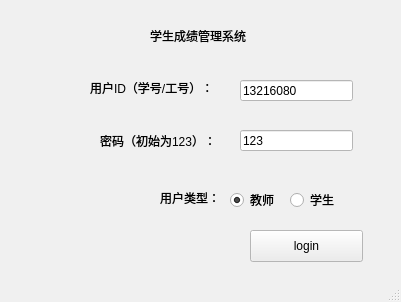
<?xml version="1.0" encoding="UTF-8"?>
<ui version="4.0">
 <class>MainWindow</class>
 <widget class="QMainWindow" name="MainWindow">
  <property name="geometry">
   <rect>
    <x>0</x>
    <y>0</y>
    <width>401</width>
    <height>302</height>
   </rect>
  </property>
  <property name="palette">
   <palette>
    <active>
     <colorrole role="WindowText">
      <brush brushstyle="SolidPattern">
       <color alpha="255">
        <red>0</red>
        <green>0</green>
        <blue>0</blue>
       </color>
      </brush>
     </colorrole>
     <colorrole role="Button">
      <brush brushstyle="SolidPattern">
       <color alpha="209">
        <red>237</red>
        <green>237</green>
        <blue>237</blue>
       </color>
      </brush>
     </colorrole>
     <colorrole role="Light">
      <brush brushstyle="SolidPattern">
       <color alpha="209">
        <red>255</red>
        <green>255</green>
        <blue>255</blue>
       </color>
      </brush>
     </colorrole>
     <colorrole role="Midlight">
      <brush brushstyle="SolidPattern">
       <color alpha="209">
        <red>246</red>
        <green>246</green>
        <blue>246</blue>
       </color>
      </brush>
     </colorrole>
     <colorrole role="Dark">
      <brush brushstyle="SolidPattern">
       <color alpha="209">
        <red>118</red>
        <green>118</green>
        <blue>118</blue>
       </color>
      </brush>
     </colorrole>
     <colorrole role="Mid">
      <brush brushstyle="SolidPattern">
       <color alpha="209">
        <red>158</red>
        <green>158</green>
        <blue>158</blue>
       </color>
      </brush>
     </colorrole>
     <colorrole role="Text">
      <brush brushstyle="SolidPattern">
       <color alpha="255">
        <red>0</red>
        <green>0</green>
        <blue>0</blue>
       </color>
      </brush>
     </colorrole>
     <colorrole role="BrightText">
      <brush brushstyle="SolidPattern">
       <color alpha="255">
        <red>255</red>
        <green>255</green>
        <blue>255</blue>
       </color>
      </brush>
     </colorrole>
     <colorrole role="ButtonText">
      <brush brushstyle="SolidPattern">
       <color alpha="255">
        <red>0</red>
        <green>0</green>
        <blue>0</blue>
       </color>
      </brush>
     </colorrole>
     <colorrole role="Base">
      <brush brushstyle="SolidPattern">
       <color alpha="255">
        <red>255</red>
        <green>255</green>
        <blue>255</blue>
       </color>
      </brush>
     </colorrole>
     <colorrole role="Window">
      <brush brushstyle="SolidPattern">
       <color alpha="209">
        <red>237</red>
        <green>237</green>
        <blue>237</blue>
       </color>
      </brush>
     </colorrole>
     <colorrole role="Shadow">
      <brush brushstyle="SolidPattern">
       <color alpha="255">
        <red>0</red>
        <green>0</green>
        <blue>0</blue>
       </color>
      </brush>
     </colorrole>
     <colorrole role="AlternateBase">
      <brush brushstyle="SolidPattern">
       <color alpha="232">
        <red>246</red>
        <green>246</green>
        <blue>246</blue>
       </color>
      </brush>
     </colorrole>
     <colorrole role="ToolTipBase">
      <brush brushstyle="SolidPattern">
       <color alpha="255">
        <red>255</red>
        <green>255</green>
        <blue>220</blue>
       </color>
      </brush>
     </colorrole>
     <colorrole role="ToolTipText">
      <brush brushstyle="SolidPattern">
       <color alpha="255">
        <red>0</red>
        <green>0</green>
        <blue>0</blue>
       </color>
      </brush>
     </colorrole>
    </active>
    <inactive>
     <colorrole role="WindowText">
      <brush brushstyle="SolidPattern">
       <color alpha="255">
        <red>0</red>
        <green>0</green>
        <blue>0</blue>
       </color>
      </brush>
     </colorrole>
     <colorrole role="Button">
      <brush brushstyle="SolidPattern">
       <color alpha="209">
        <red>237</red>
        <green>237</green>
        <blue>237</blue>
       </color>
      </brush>
     </colorrole>
     <colorrole role="Light">
      <brush brushstyle="SolidPattern">
       <color alpha="209">
        <red>255</red>
        <green>255</green>
        <blue>255</blue>
       </color>
      </brush>
     </colorrole>
     <colorrole role="Midlight">
      <brush brushstyle="SolidPattern">
       <color alpha="209">
        <red>246</red>
        <green>246</green>
        <blue>246</blue>
       </color>
      </brush>
     </colorrole>
     <colorrole role="Dark">
      <brush brushstyle="SolidPattern">
       <color alpha="209">
        <red>118</red>
        <green>118</green>
        <blue>118</blue>
       </color>
      </brush>
     </colorrole>
     <colorrole role="Mid">
      <brush brushstyle="SolidPattern">
       <color alpha="209">
        <red>158</red>
        <green>158</green>
        <blue>158</blue>
       </color>
      </brush>
     </colorrole>
     <colorrole role="Text">
      <brush brushstyle="SolidPattern">
       <color alpha="255">
        <red>0</red>
        <green>0</green>
        <blue>0</blue>
       </color>
      </brush>
     </colorrole>
     <colorrole role="BrightText">
      <brush brushstyle="SolidPattern">
       <color alpha="255">
        <red>255</red>
        <green>255</green>
        <blue>255</blue>
       </color>
      </brush>
     </colorrole>
     <colorrole role="ButtonText">
      <brush brushstyle="SolidPattern">
       <color alpha="255">
        <red>0</red>
        <green>0</green>
        <blue>0</blue>
       </color>
      </brush>
     </colorrole>
     <colorrole role="Base">
      <brush brushstyle="SolidPattern">
       <color alpha="255">
        <red>255</red>
        <green>255</green>
        <blue>255</blue>
       </color>
      </brush>
     </colorrole>
     <colorrole role="Window">
      <brush brushstyle="SolidPattern">
       <color alpha="209">
        <red>237</red>
        <green>237</green>
        <blue>237</blue>
       </color>
      </brush>
     </colorrole>
     <colorrole role="Shadow">
      <brush brushstyle="SolidPattern">
       <color alpha="255">
        <red>0</red>
        <green>0</green>
        <blue>0</blue>
       </color>
      </brush>
     </colorrole>
     <colorrole role="AlternateBase">
      <brush brushstyle="SolidPattern">
       <color alpha="232">
        <red>246</red>
        <green>246</green>
        <blue>246</blue>
       </color>
      </brush>
     </colorrole>
     <colorrole role="ToolTipBase">
      <brush brushstyle="SolidPattern">
       <color alpha="255">
        <red>255</red>
        <green>255</green>
        <blue>220</blue>
       </color>
      </brush>
     </colorrole>
     <colorrole role="ToolTipText">
      <brush brushstyle="SolidPattern">
       <color alpha="255">
        <red>0</red>
        <green>0</green>
        <blue>0</blue>
       </color>
      </brush>
     </colorrole>
    </inactive>
    <disabled>
     <colorrole role="WindowText">
      <brush brushstyle="SolidPattern">
       <color alpha="209">
        <red>118</red>
        <green>118</green>
        <blue>118</blue>
       </color>
      </brush>
     </colorrole>
     <colorrole role="Button">
      <brush brushstyle="SolidPattern">
       <color alpha="209">
        <red>237</red>
        <green>237</green>
        <blue>237</blue>
       </color>
      </brush>
     </colorrole>
     <colorrole role="Light">
      <brush brushstyle="SolidPattern">
       <color alpha="209">
        <red>255</red>
        <green>255</green>
        <blue>255</blue>
       </color>
      </brush>
     </colorrole>
     <colorrole role="Midlight">
      <brush brushstyle="SolidPattern">
       <color alpha="209">
        <red>246</red>
        <green>246</green>
        <blue>246</blue>
       </color>
      </brush>
     </colorrole>
     <colorrole role="Dark">
      <brush brushstyle="SolidPattern">
       <color alpha="209">
        <red>118</red>
        <green>118</green>
        <blue>118</blue>
       </color>
      </brush>
     </colorrole>
     <colorrole role="Mid">
      <brush brushstyle="SolidPattern">
       <color alpha="209">
        <red>158</red>
        <green>158</green>
        <blue>158</blue>
       </color>
      </brush>
     </colorrole>
     <colorrole role="Text">
      <brush brushstyle="SolidPattern">
       <color alpha="209">
        <red>118</red>
        <green>118</green>
        <blue>118</blue>
       </color>
      </brush>
     </colorrole>
     <colorrole role="BrightText">
      <brush brushstyle="SolidPattern">
       <color alpha="255">
        <red>255</red>
        <green>255</green>
        <blue>255</blue>
       </color>
      </brush>
     </colorrole>
     <colorrole role="ButtonText">
      <brush brushstyle="SolidPattern">
       <color alpha="209">
        <red>118</red>
        <green>118</green>
        <blue>118</blue>
       </color>
      </brush>
     </colorrole>
     <colorrole role="Base">
      <brush brushstyle="SolidPattern">
       <color alpha="209">
        <red>237</red>
        <green>237</green>
        <blue>237</blue>
       </color>
      </brush>
     </colorrole>
     <colorrole role="Window">
      <brush brushstyle="SolidPattern">
       <color alpha="209">
        <red>237</red>
        <green>237</green>
        <blue>237</blue>
       </color>
      </brush>
     </colorrole>
     <colorrole role="Shadow">
      <brush brushstyle="SolidPattern">
       <color alpha="255">
        <red>0</red>
        <green>0</green>
        <blue>0</blue>
       </color>
      </brush>
     </colorrole>
     <colorrole role="AlternateBase">
      <brush brushstyle="SolidPattern">
       <color alpha="209">
        <red>237</red>
        <green>237</green>
        <blue>237</blue>
       </color>
      </brush>
     </colorrole>
     <colorrole role="ToolTipBase">
      <brush brushstyle="SolidPattern">
       <color alpha="255">
        <red>255</red>
        <green>255</green>
        <blue>220</blue>
       </color>
      </brush>
     </colorrole>
     <colorrole role="ToolTipText">
      <brush brushstyle="SolidPattern">
       <color alpha="255">
        <red>0</red>
        <green>0</green>
        <blue>0</blue>
       </color>
      </brush>
     </colorrole>
    </disabled>
   </palette>
  </property>
  <property name="windowTitle">
   <string>MainWindow</string>
  </property>
  <widget class="QWidget" name="centralWidget">
   <widget class="QRadioButton" name="BtnTeacher">
    <property name="geometry">
     <rect>
      <x>230</x>
      <y>190</y>
      <width>102</width>
      <height>20</height>
     </rect>
    </property>
    <property name="text">
     <string>教师</string>
    </property>
    <property name="checked">
     <bool>true</bool>
    </property>
    <attribute name="buttonGroup">
     <string notr="true">buttonGroup</string>
    </attribute>
   </widget>
   <widget class="QRadioButton" name="BtnStudent">
    <property name="geometry">
     <rect>
      <x>290</x>
      <y>190</y>
      <width>102</width>
      <height>20</height>
     </rect>
    </property>
    <property name="text">
     <string>学生</string>
    </property>
    <attribute name="buttonGroup">
     <string notr="true">buttonGroup</string>
    </attribute>
   </widget>
   <widget class="QLineEdit" name="IDEdit">
    <property name="geometry">
     <rect>
      <x>240</x>
      <y>80</y>
      <width>113</width>
      <height>21</height>
     </rect>
    </property>
    <property name="text">
     <string>13216080</string>
    </property>
   </widget>
   <widget class="QLineEdit" name="passwordEdit">
    <property name="geometry">
     <rect>
      <x>240</x>
      <y>130</y>
      <width>113</width>
      <height>21</height>
     </rect>
    </property>
    <property name="text">
     <string>123</string>
    </property>
   </widget>
   <widget class="QLabel" name="label">
    <property name="geometry">
     <rect>
      <x>90</x>
      <y>80</y>
      <width>131</width>
      <height>16</height>
     </rect>
    </property>
    <property name="text">
     <string>用户ID（学号/工号）：</string>
    </property>
   </widget>
   <widget class="QLabel" name="label_2">
    <property name="geometry">
     <rect>
      <x>100</x>
      <y>130</y>
      <width>131</width>
      <height>21</height>
     </rect>
    </property>
    <property name="text">
     <string>密码（初始为123）：</string>
    </property>
   </widget>
   <widget class="QLabel" name="label_3">
    <property name="geometry">
     <rect>
      <x>160</x>
      <y>190</y>
      <width>61</width>
      <height>16</height>
     </rect>
    </property>
    <property name="text">
     <string>用户类型：</string>
    </property>
   </widget>
   <widget class="QPushButton" name="pushButton">
    <property name="geometry">
     <rect>
      <x>250</x>
      <y>230</y>
      <width>113</width>
      <height>32</height>
     </rect>
    </property>
    <property name="text">
     <string>login</string>
    </property>
   </widget>
   <widget class="QLabel" name="label_4">
    <property name="geometry">
     <rect>
      <x>-410</x>
      <y>-130</y>
      <width>631</width>
      <height>521</height>
     </rect>
    </property>
    <property name="text">
     <string/>
    </property>
    <property name="pixmap">
     <pixmap resource="resource.qrc">:/new/logo/tianda_2.png</pixmap>
    </property>
    <property name="scaledContents">
     <bool>false</bool>
    </property>
   </widget>
   <widget class="QLabel" name="label_5">
    <property name="geometry">
     <rect>
      <x>150</x>
      <y>20</y>
      <width>121</width>
      <height>31</height>
     </rect>
    </property>
    <property name="text">
     <string>学生成绩管理系统</string>
    </property>
   </widget>
   <zorder>label_4</zorder>
   <zorder>BtnTeacher</zorder>
   <zorder>BtnStudent</zorder>
   <zorder>IDEdit</zorder>
   <zorder>passwordEdit</zorder>
   <zorder>label</zorder>
   <zorder>label_2</zorder>
   <zorder>label_3</zorder>
   <zorder>pushButton</zorder>
   <zorder>label_5</zorder>
  </widget>
  <widget class="QMenuBar" name="menuBar">
   <property name="geometry">
    <rect>
     <x>0</x>
     <y>0</y>
     <width>401</width>
     <height>22</height>
    </rect>
   </property>
  </widget>
  <widget class="QStatusBar" name="statusBar"/>
 </widget>
 <layoutdefault spacing="6" margin="11"/>
 <resources>
  <include location="resource.qrc"/>
 </resources>
 <connections/>
 <buttongroups>
  <buttongroup name="buttonGroup"/>
 </buttongroups>
</ui>
